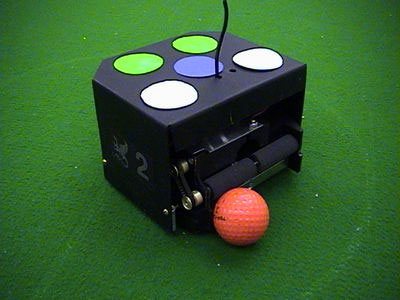
//> input picture ros_ws/src/robot_soccer/simulation/cmu_2002_diffbot.jpg, 400 x 300 px, given in place of stream, which was not available
$ ./calibratefield   (built with g++ and OpenCV 4)
//> lines starting //> are read from the running program, lines starting //| are printed output that depends on the picture; after the words box and inside, x2 and y2 are one past the last pixel; in counts of white or black regions, pixels touching at a corner belong together; pictures that were not available may be replaced by others from this repository, and a replacement may not be noted
#include <iostream>
#include "opencv2/highgui/highgui.hpp"
#include "opencv2/imgproc/imgproc.hpp"

using namespace cv;
using namespace std;

 int main( int argc, char** argv )
 {
     string cameraUrl = "http://192.168.1.79:8080/stream?topic=/image&dummy=param.mjpg";
     if (argc == 2) {
         try {
             int ip;
             ip = stoi(argv[1]);
             if (ip == 78) {
                 cout << "loading camera 192.168.1.78..." << endl;
                 cameraUrl = "http://192.168.1.78:8080/stream?topic=/image&dummy=param.mjpg";
             } else {
                 cout << "loading camera 192.168.1.79..." << endl;
             }
         } catch(...) {}
     }
     VideoCapture cap(cameraUrl); //capture the video from web cam

    if (!cap.isOpened()) { // if not success, exit program
        cout << "Cannot open the web cam" << endl;
        return -1;
    }

    namedWindow("Control", CV_WINDOW_AUTOSIZE); //create a window called "Control"

    int iLowH = 60;// calibrated for green construction paper
    int iHighH = 90;

    int iLowS = 30;
    int iHighS = 145;

    int iLowV = 130;
    int iHighV = 255;

    //Create trackbars in "Control" window
    cvCreateTrackbar("LowH", "Control", &iLowH, 179); //Hue (0 - 179)
    cvCreateTrackbar("HighH", "Control", &iHighH, 179);

    cvCreateTrackbar("LowS", "Control", &iLowS, 255); //Saturation (0 - 255)
    cvCreateTrackbar("HighS", "Control", &iHighS, 255);

    cvCreateTrackbar("LowV", "Control", &iLowV, 255); //Value (0 - 255)
    cvCreateTrackbar("HighV", "Control", &iHighV, 255);

    while (true) {
        Mat imgOriginal;

        bool bSuccess = cap.read(imgOriginal); // read a new frame from video
//> imgOriginal is the input picture: 300 rows x 400 cols, CV_8UC3; mean B, G, R 48, 94.4, 53.5

        if (!bSuccess) { //if not success, break loop
            cout << "Cannot read a frame from video stream" << endl;
            break;
        }

        Mat imgHSV;

        cvtColor(imgOriginal, imgHSV, COLOR_BGR2HSV); //Convert the captured frame from BGR to HSV
//> imgHSV: 300 rows x 400 cols, CV_8UC3; mean H, S, V 65.4, 143.6, 99.4

        Mat imgThresholded;

        inRange(imgHSV, Scalar(iLowH, iLowS, iLowV), Scalar(iHighH, iHighS, iHighV), imgThresholded); //Threshold the image
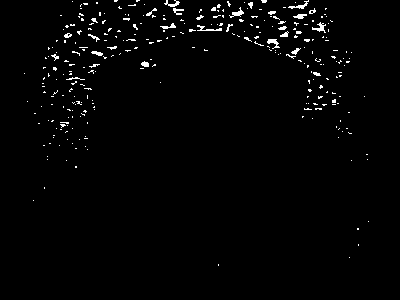
//> imgThresholded: 300 rows x 400 cols, CV_8UC1; 1.8% white in thin lines or dots, all inside (x1, y1, x2, y2) = (24, 0, 369, 266)

        //morphological opening (remove small objects from the foreground)
        erode(imgThresholded, imgThresholded, getStructuringElement(MORPH_ELLIPSE, Size(5, 5)) );
        dilate( imgThresholded, imgThresholded, getStructuringElement(MORPH_ELLIPSE, Size(5, 5)) );
//> imgThresholded: 300 rows x 400 cols, CV_8UC1; 0.08% white; 4 white regions (1 under 20 px), largest, box (x1, y1, x2, y2) and area: (142, 61, 149, 67) 30, (236, 10, 243, 16) 28, (297, 14, 303, 19) 22

        //morphological closing (fill small holes in the foreground)
        dilate( imgThresholded, imgThresholded, getStructuringElement(MORPH_ELLIPSE, Size(5, 5)) );
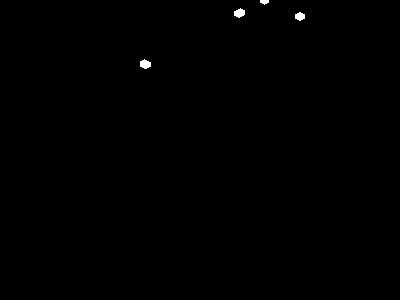
//> imgThresholded: 300 rows x 400 cols, CV_8UC1; 0.21% white; 4 white regions, box (x1, y1, x2, y2) and area: (140, 59, 151, 69) 80, (234, 8, 245, 18) 77, (295, 12, 305, 21) 66, (260, 0, 269, 5) 33
        erode(imgThresholded, imgThresholded, getStructuringElement(MORPH_ELLIPSE, Size(5, 5)) );

        int thresh = 100;

        Mat canny_output;
        vector<vector<Point> > contours;
        vector<Vec4i> hierarchy;

        imshow("Original", imgOriginal); //show the original image

        /// Detect edges using canny
        Canny( imgThresholded, canny_output, thresh, thresh*2, 3 );
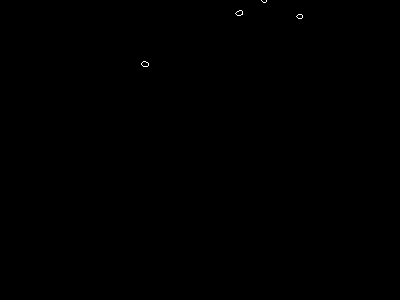
//> canny_output: 300 rows x 400 cols, CV_8UC1; 0.05% white in thin lines or dots, all inside (x1, y1, x2, y2) = (141, 0, 303, 67)
        /// Find contours
        findContours( canny_output, contours, hierarchy, CV_RETR_TREE, CV_CHAIN_APPROX_SIMPLE, Point(0, 0) );
//> contours = 7 contours, 3 with area under 20; largest, box (x1, y1, x2, y2) and area: (141, 61, 149, 67) 28, (141, 61, 149, 67) 28, (235, 10, 243, 16) 26, (235, 10, 243, 16) 25

        /// Get the moments
          vector<Moments> mu(contours.size() );
//> mu = 7 items
          for( int i = 0; i < contours.size(); i++ )
         { mu[i] = moments( contours[i], false ); }
//> this loop made 7 passes

          ///  Get the mass centers:
          vector<Point2f> mc( contours.size() );
          for( int i = 0; i < contours.size(); i++ )
         { mc[i] = Point2f( mu[i].m10/mu[i].m00 , mu[i].m01/mu[i].m00 ); }


        double distance = 0;
        if (mc.size() == 4) {
            distance = std::sqrt((std::pow((mc[0].x-mc[2].x), 2) + std::pow((mc[0].y-mc[2].y), 2)));
        }

        /// Draw contours
        Mat drawing = Mat::zeros( canny_output.size(), CV_8UC3 );
        for( int i = 0; i< contours.size(); i++ )
        {
            Scalar color = Scalar( 100, 200, 150);
            drawContours(drawing, contours, i, color, 2, 8, hierarchy, 0, Point());
            circle(drawing, mc[i], 4, color, -1, 8, 0 );
        }

        /// Show in a window
        std::string str("distance in pixels: " + std::to_string(((int)std::round(distance))));
        putText(drawing, str.c_str(), cvPoint(30,30),
            FONT_HERSHEY_COMPLEX_SMALL, 0.8, cvScalar(200,200,250), 1, CV_AA);
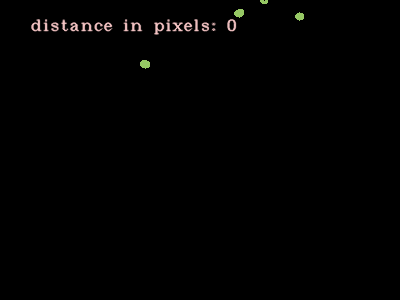
//> drawing: 300 rows x 400 cols, CV_8UC3; mean B, G, R 1.3, 1.5, 1.7
        imshow( "Contours", drawing);

        if (waitKey(5) == 27) { //wait for 'esc' key press for 10ms. If 'esc' key is pressed, break loop
//> the Esc key is pressed
            cout << "esc key is pressed by user" << endl;
            break;
        }
    }

    return 0;

}

$ run again, on ros_ws/src/robot_soccer/simulation/ssl_game.jpg
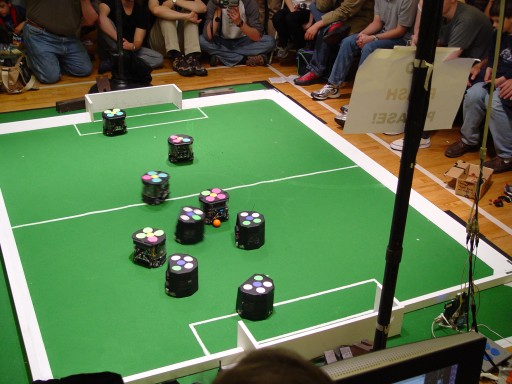
//> input picture ros_ws/src/robot_soccer/simulation/ssl_game.jpg, 512 x 384 px, given in place of stream, which was not available
//> imgOriginal is the input picture: 384 rows x 512 cols, CV_8UC3; mean B, G, R 74.5, 116, 89.8
//> imgHSV: 384 rows x 512 cols, CV_8UC3; mean H, S, V 53, 115.9, 125.4
//> `inRange(imgHSV, Scalar(iLowH, iLowS, iLowV), Scalar(iHighH, iHighS, iH..`:
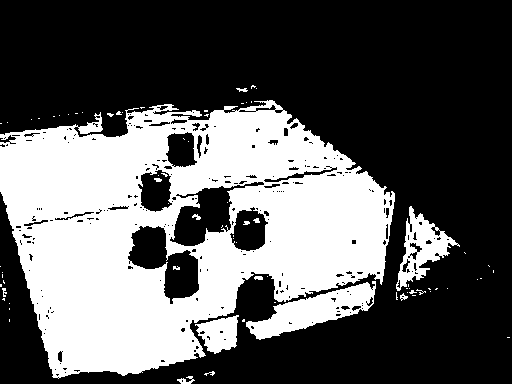
//> imgThresholded: 384 rows x 512 cols, CV_8UC1; 36.3% white; 75 white regions (60 under 20 px), largest, box (x1, y1, x2, y2) and area: (0, 100, 395, 379) 64603, (246, 281, 376, 340) 3149, (396, 206, 460, 291) 1963
//> canny_output: 384 rows x 512 cols, CV_8UC1; 1.5% white in thin lines or dots, all inside (x1, y1, x2, y2) = (0, 99, 456, 384)
//> contours = 44 contours, 13 with area under 20; largest, box (x1, y1, x2, y2) and area: (170, 186, 269, 253) 3663, (170, 186, 269, 253) 3651, (127, 225, 201, 300) 2796, (127, 225, 201, 300) 2786, (397, 208, 456, 286) 1936
//> mu = 44 items
//> the loop `for( int i = 0; i < contours.size(); i++ ) { mu[i] = moments( contours..` made 44 passes
//> the loop `for( int i = 0; i < contours.size(); i++ ) { mc[i] = Point2f( mu[i].m1..` made 44 passes
//> the loop `for( int i = 0; i< contours.size(); i++ )` made 44 passes
//> `putText(drawing, str.c_str(), cvPoint(30,30), FONT_HERSHEY_COMPLEX_SMA..`:
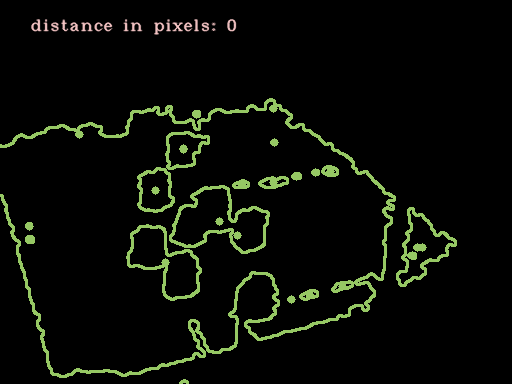
//> drawing: 384 rows x 512 cols, CV_8UC3; mean B, G, R 6.3, 11.9, 9.3
